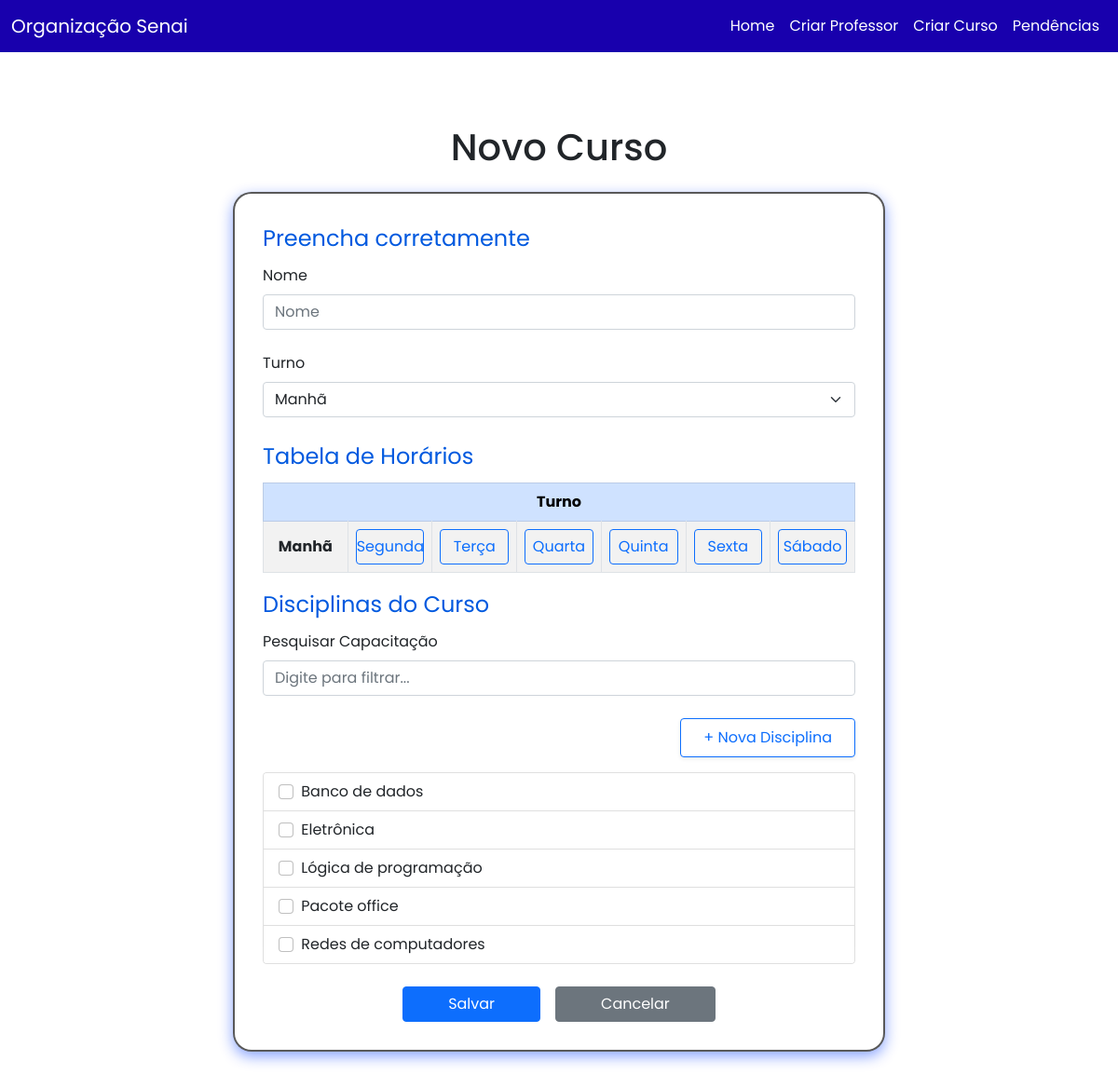
The page /view/criar_curso.php on the database its author committed.
### tables this page shows
CREATE TABLE IF NOT EXISTS `disciplina` (
  `id_disciplina` int NOT NULL AUTO_INCREMENT,
  `nome` varchar(55) NOT NULL,
  `duraçao` int NOT NULL,
  PRIMARY KEY (`id_disciplina`)
);

### model/disciplina_model.php (called while the page is built, shortened)
<?php
require_once __DIR__ . '/../db/connection.php';
class DisciplinaModel {
  private $db;
  public function __construct() {
    $database = new Database();
    $this->db = $database->getConnection();
  }
  public function buscarTodas() {
    $sql = "SELECT * FROM disciplina ORDER BY nome ASC";
    try {
      $stmt = $this->db->prepare($sql);
      $stmt->execute();
      return $stmt->fetchAll(PDO::FETCH_ASSOC);
    } catch (PDOException $e) {
      error_log("Erro ao buscar disciplinas: " . $e->getMessage());
      return null;
    }
  }
}
?>

### db/connection.php (called while the page is built, shortened)
<?php
class Database {
    private $host = 'localhost';
    private $db_name = 'tcc-mmm';
    private $username = 'root';
    private $password = '';
    public function getConnection(){
        $this->conn = null;
        $dsn = "mysql:host={$this->host};dbname={$this->db_name};charset=utf8mb4";
        $options = [
            PDO::ATTR_ERRMODE            => PDO::ERRMODE_EXCEPTION,
            PDO::ATTR_DEFAULT_FETCH_MODE => PDO::FETCH_ASSOC,
            PDO::ATTR_EMULATE_PREPARES   => false,
        ];
        try {
            $this->conn = new PDO($dsn, $this->username, $this->password, $options);
        }
        catch (PDOException $exception) {
            die("Erro de conexão: " . $exception->getMessage());
        }
        return $this->conn;
    }
}
?>

### view/criar_curso.php (the view, shortened to what this page needs)
<!DOCTYPE html>
<html lang="pt-br">
<head>
  <link rel="stylesheet" href="../css/bootstrap.css">
  <link rel="stylesheet" href="../css/styles.css">
</head>
<body>
  <?php include "../view/navbar.php"; ?>
  <div class="container mt-4">
    <h1 class="text-center mb-4">Novo Curso</h1>
    <form method="POST" action="../controller/c_criar_curso.php">
      <fieldset>
        <legend>Preencha corretamente</legend>
        <div class="mb-4">
          <label for="nome" class="form-label">Nome</label>
          <input type="text" id="nome" name="nome" class="form-control" placeholder="Nome" required>
        </div>
        <div class="mb-4">
          <label for="turno" class="form-label">Turno</label>
          <select id="turno-select" name="turno" class="form-select" required>
            <option selected>Manhã</option>
          </select>
        </div>
        <legend>Tabela de Horários</legend>
        <table id="tabela-horario" class="table table-bordered table-striped text-center align-middle">
          <thead class="table-primary">
            <tr><th colspan="7">Turno</th></tr>
          </thead>
          <tbody>
            <tr id="linha-dia">
              <th id="titulo-linha" scope="row">Nenhum</th>
              <?php
                $dias = ['segunda', 'terça', 'quarta', 'quinta', 'sexta', 'sábado'];
                foreach ($dias as $dia) {
                  echo "
                    <td>
                      <button type='button' class='btn btn-outline-primary w-100 dia-btn' value='$dia'>
                        " . ucfirst($dia) . "
                      </button>
                      <input type='hidden' name='horarios[]' data-input-dia='$dia' disabled>
                    </td>
                  ";
                }
              ?>
            </tr>
          </tbody>
        </table>
        <legend>Disciplinas do Curso</legend>
        <div class="mb-4">
          <label for="search-capacitacao" class="form-label">Pesquisar Capacitação</label>
          <input type="text" id="search-capacitacao" class="form-control" placeholder="Digite para filtrar...">
        </div>
        <div class="text-end mb-3">
           <button
            type="button"
            class="btn btn-outline-primary bg-white text-primary border-primary shadow-sm px-4 py-2 fw-semibold" data-bs-toggle="modal"  data-bs-target="#modalNovaDisciplina">
            + Nova Disciplina
          </button>
        </div>
        <div id="lista-capacitacoes" class="list-group" style="max-height: 250px; overflow-y: auto;">
          <?php
            require_once "../model/disciplina_model.php";
            $disciplinaModel = new DisciplinaModel();
            $disciplinas = $disciplinaModel->buscarTodas();
            foreach ($disciplinas as $disciplina) {
              $id = $disciplina['id_disciplina'];
              $disciplinaNome = ucfirst(str_replace('-', ' ', $disciplina['nome']));
              echo "
                <label class='list-group-item d-flex justify-content-between align-items-center'>
                  <div class='me-3'>
                    <input class='form-check-input me-1 disciplina-checkbox' type='checkbox' id='checkbox_$id' name='disciplinasIds[$id]' value='$id'>
                    <span>$disciplinaNome</span>
                  </div>
                </label>
              ";
            }
          ?>
        </div>
        <div class="mt-4 d-flex justify-content-center gap-3">
          <button type="submit" class="btn btn-primary px-5">Salvar</button>
          <button type="reset" class="btn btn-secondary px-5">Cancelar</button>
        </div>
      </fieldset>
    </form>
  </div>
</body>
</html>

### css/styles.css (style rules this page uses)
body { font-family: "Poppins", sans-serif; }
h1 { font-family: "Poppins", sans-serif; text-align: center; margin: 30px; }
.container { padding: 24px; }
form { background-color: #ffffff; padding: 30px; border-radius: 20px; border: 2px solid #000000a6; box-shadow: 0 5px 15px rgba(0, 60, 255, 0.47); max-width: 700px; margin: auto; }
legend { font-size: 1.5rem; color: #0059df; margin-bottom: 10px; }
#tabela-horario { table-layout: fixed; width: 100%; }
#tabela-horario button { padding-left: 0; padding-right: 0; }

### rows shown on the page
disciplina: nome "Banco de dados"
disciplina: nome "Eletrônica"
disciplina: nome "Lógica de programação"
disciplina: nome "Pacote office"
disciplina: nome "Redes de computadores"

### other values the page prints
$dia "Segunda"
$dia "Terça"
$dia "Quarta"
$dia "Quinta"
$dia "Sexta"
$dia "Sábado"
